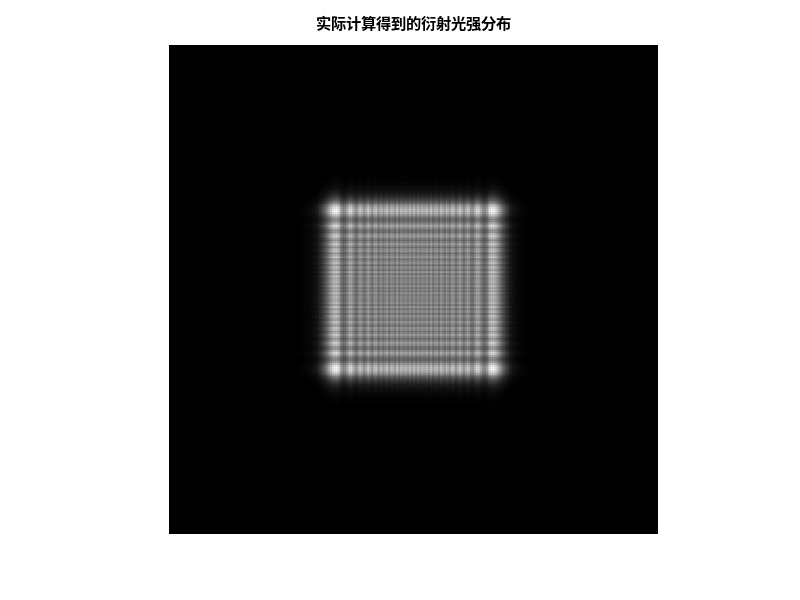

MATLAB code to generate this figure:
%菲涅耳衍射积分S-FFT算法

clc;clear

r=512;c=r;%衍射面抽样数
a=zeros(r,c);%预设一个衍射面
a(r/2-r/4:r/2+r/4,c/2-c/4:c/2+c/4)=1;%设置衍射孔
lambda=6328e-10;%波长
k=2*pi/lambda;%波数
L0=5e-3;%设置衍射面尺寸/m
d=0.1;%设置观察屏到衍射面的距离/m
x0=linspace(-L0/2,L0/2,c);%衍射面x轴坐标
y0=linspace(-L0/2,L0/2,r);%衍射面y轴坐标
[x0,y0]=meshgrid(x0,y0);%衍射面二维网格
L=r*lambda*d/L0;%观察屏的尺寸
x=linspace(-L/2,L/2,c);%观察屏x轴坐标
y=linspace(-L/2,L/2,r);%观察屏y轴坐标
[x,y]=meshgrid(x,y);%观察屏二维网格

%计算衍射积分
F0=exp(1i*k*d)/(1i*lambda*d)*exp(1i*k/2/d*(x.^2+y.^2));%赋值$exp(jkd)/(j\lambda d)exp[jk(x^2+y^2)/2d]$ 
F=exp(1i*k/2/d*(x0.^2+y0.^2));%赋值$exp[jk(x_{0}^2+y_{0}^2)/2d]$ 
a=a.*F;%赋值$U_{0}(x_{0},y_{0})exp[jk(x_{0}^2+y_{0}^2)/2d]$ 
Ff=fftshift(fft2(a));%对$U_{0}(x_{0},y_{0})exp[jk(x_{0}^2+y_{0}^2)/2d]$ 傅立叶变换
Fuf=F0.*Ff;%观察屏上的光场分布U(x,y)
I=Fuf.*conj(Fuf);
figure,imshow(I,[0,max(max(I))]),colormap(gray),title('实际计算得到的衍射光强分布')




